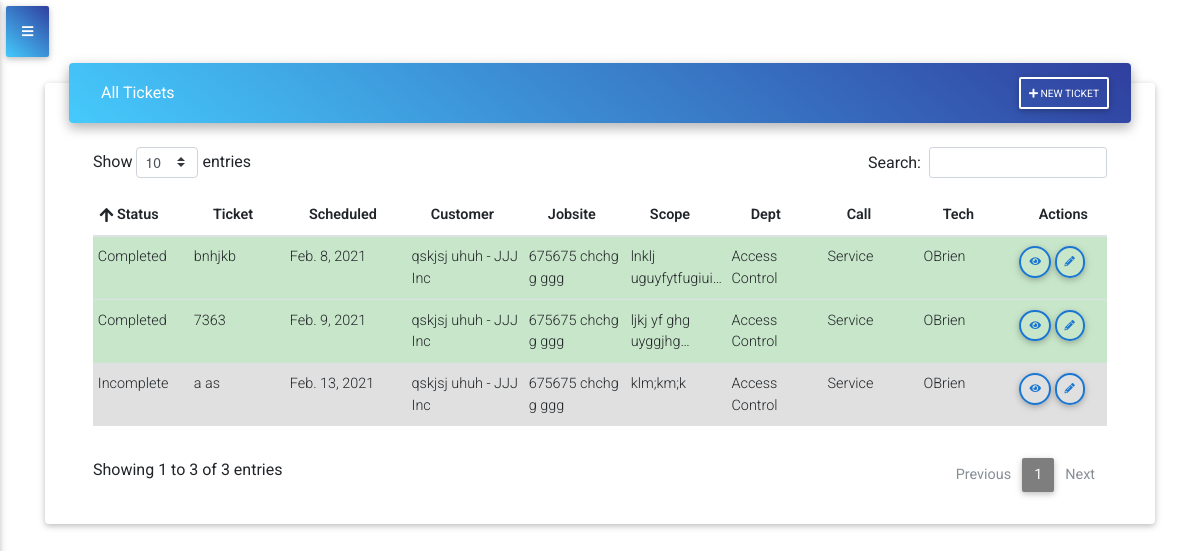
Before: /tickets/ (signed in) with the older database file.
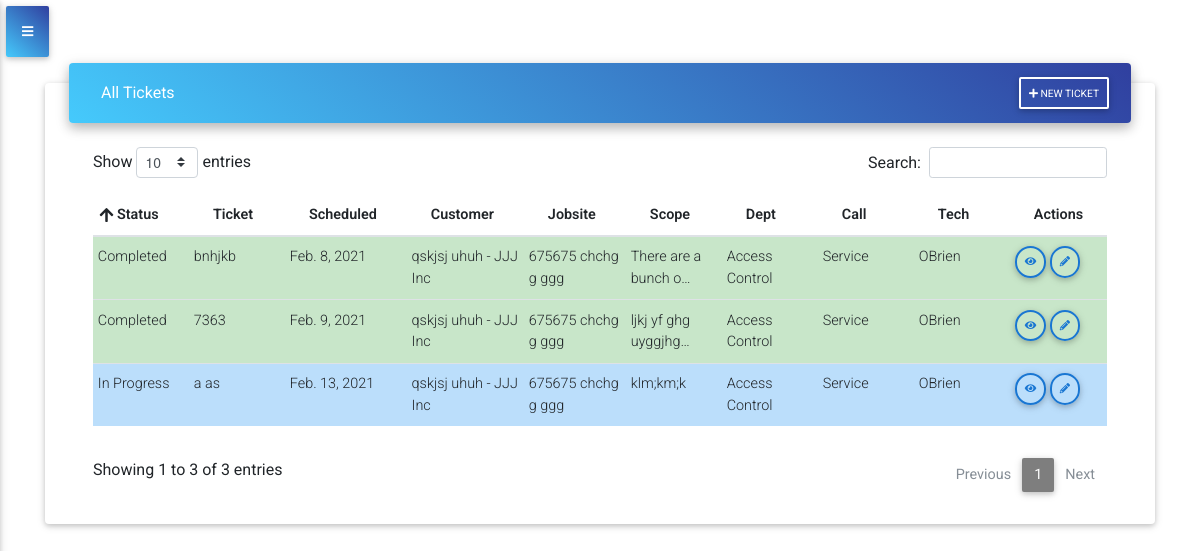
After: the same page with the newer database file.
### ticket/models.py (models this page shows, shortened)
class Ticket(models.Model):
    ticket_number = models.CharField(primary_key=True, max_length=10)
    t_customer = models.ForeignKey(Customer,null=True, on_delete=models.SET_NULL)
    t_jobsite = models.ForeignKey(Jobsite, null=True, on_delete=models.SET_NULL)
    stop = models.CharField(choices=STOP, max_length=254, default='1st')
    assigned = models.ManyToManyField(AccountUser, blank=True)
    department = models.ForeignKey(ServiceProvided,null=True, on_delete=models.SET_NULL)
    t_type = models.ForeignKey(TicketType,null=True, on_delete=models.SET_NULL)
    scope = models.TextField()
    repair_notes = models.TextField(blank=True)
    additional_work = models.TextField(blank=True)
    schedule = models.DateField(default=datetime.date.today)
    start_job = models.BooleanField(default=False)
    completed = models.BooleanField(default=False)
    created_at = models.DateTimeField(auto_now_add=True)
    updated_at = models.DateTimeField(auto_now=True)
    start_time = models.DateTimeField(blank=True,null=True)
    end_time = models.DateTimeField(blank=True,null=True)
    account = models.ForeignKey(AccountCompany, on_delete=models.CASCADE)

class ServiceProvided(models.Model):
    name = models.CharField(max_length=100)
    account = models.ForeignKey(AccountCompany, on_delete=models.CASCADE)
    def __str__(self):
        return self.name

class TicketType(models.Model):
    name = models.CharField(max_length=100)
    account = models.ForeignKey(AccountCompany, on_delete=models.CASCADE)
    def __str__(self):
        return self.name

### customer/models.py (models this page shows, shortened)
class Customer(models.Model):
    fname = models.CharField(max_length=50)
    lname = models.CharField(max_length=50)
    email = models.EmailField()
    phone_number = PhoneField()
    company = models.ForeignKey(Company,null=True, on_delete=models.SET_NULL)
    note = models.TextField()
    account = models.ForeignKey(AccountCompany, on_delete=models.CASCADE)
    def __str__(self):
        return self.fname + ' ' + self.lname + ' - ' + str(self.company)

class Company(models.Model):
    name = models.CharField(max_length=100)
    address1 = models.CharField(max_length=100)
    address2 = models.CharField(max_length=100, blank=True)
    city = models.CharField(max_length=100)
    state = models.CharField(max_length=2)
    zip_code = models.PositiveIntegerField()
    account = models.ForeignKey(AccountCompany, on_delete=models.CASCADE)
    def __str__(self):
        return self.name

class Jobsite(models.Model):
    address1 = models.CharField(max_length=100)
    address2 = models.CharField(max_length=100, blank=True)
    city = models.CharField(max_length=100)
    state = models.CharField(max_length=2)
    zip_code = models.PositiveIntegerField()
    contact_name = models.CharField(max_length=100)
    contact_phone = PhoneField()
    account = models.ForeignKey(AccountCompany, on_delete=models.CASCADE)
    def __str__(self):
        return self.address1 +' '+ self.address2 +' '+ self.city

### ticket/views.py (the view)
# urls.py: path('tickets/', views.TicketListView.as_view(), name='all_tickets'),
class TicketListView(LoginRequiredMixin,ListView):
    model = Ticket
    context_object_name = 'ticket'
    def get_context_data(self, **kwargs):
        context = super().get_context_data(**kwargs)
        context['tech_ticket'] = tech_tickets(self.request)
        context['ticket_count'] = ticket_count(self.request)
        context['tech_ticket_count'] = tech_ticket_count(self.request)
        context['todays_tickets'] = todays_tickets(self.request)
        context['tech_todays_tickets'] = tech_todays_tickets(self.request)
        context['todays_tickets_count'] = todays_tickets_count(self.request)
        context['in_progress_count'] = in_progress_count(self.request)
        context['completed_today_tickets_count'] = completed_today_tickets_count(self.request)
        context['tech_todays_tickets_count'] = tech_todays_tickets_count(self.request)
        context['tech_completed_today_tickets_count'] = tech_completed_today_tickets_count(self.request)
        context['ticket'] = ticket(self.request)
        return context

### accounts/models.py (called while the page is built)
    def __str__(self):
        return self.company_name

    def __str__(self):
        return str(self.user.username)

### service_ticket_app/utils.py (called while the page is built)
def ticket_count(request):
    count = Ticket.objects.filter(account=request.user.accountuser.account).count()
    return count

def todays_tickets_count(request):
    todays_tickets_count = Ticket.objects.filter(account=request.user.accountuser.account, schedule=datetime.date.today()).count()
    return todays_tickets_count

def todays_tickets(request):
    todays_tickets = Ticket.objects.filter(account=request.user.accountuser.account, schedule=datetime.date.today())
    return todays_tickets

def in_progress_count(request):
    in_progress_count = Ticket.objects.filter(account=request.user.accountuser.account, schedule=datetime.date.today(),start_job=True,completed=False).count()
    return in_progress_count

def completed_today_tickets_count(request):
    completed_today_tickets_count = Ticket.objects.filter(account=request.user.accountuser.account, schedule=datetime.date.today(), start_job=True, completed=True).count()
    return completed_today_tickets_count

### ticket/templates/ticket/ticket_list.html (shortened to what this page needs)
{% extends 'base.html' %}
{% block content %}
<div class="card card-cascade narrower">
    <div class="view view-cascade gradient-card-header blue-gradient narrower py-2 mx-4 mb-3 d-flex justify-content-between align-items-center">
         <div>
            <div class="white-text mx-3">All Tickets</div>
        </div>
        <div class='justify-content-start'>
            <a href="{% url 'ticket_app:new_ticket' %}" type="button" class="btn btn-outline-white btn-sm px-2">
                <i class="fas fa-plus mt-0"></i> New Ticket
            </a>
        </div>
    </div>
    <div class="px-5">
        <div class="table-wrapper">
            <table id="ticket_list" class="table table-hover table-sm table-responsive" width="100%">
                <thead>
                    <tr>
                        <th class="th-sm">Status
                        </th>
                        <th class="th-sm">Ticket
                        </th>
                        <th class="th-sm">Scheduled
                        </th>
                        <th class="th-sm">Customer
                        </th>
                        <th class="th-sm">Jobsite
                        </th>
                        <th class="th-sm">Scope
                        </th>
                        <th class="th-sm">Dept
                        </th>
                        <th class="th-sm">Call
                        </th>
                        <th class="th-sm">Tech
                        </th>
                        <th class="th-sm">Actions
                        </th>
                    </tr>
                </thead>
                <tbody>
                {% if user.accountuser.role == 'Admin' %}
                    {% for t in ticket %}
                    {% if t.completed == True %}
                        <tr class="green lighten-4">
                            <td>Completed</td>
                    {% elif t.start_job == True and t.completed == False %}
                        <tr class="blue lighten-4">
                            <td>In Progress</td>
                    {% else %}
                        <tr class="grey lighten-2">
                            <td>Incomplete</td>
                    {% endif %}
                            <td>{{ t.ticket_number }}</td>
                            <td> {{ t.schedule }} </td>
                            <td>{{ t.t_customer}}</td>
                            <td>{{ t.t_jobsite }}</td>
                            <td>{{ t.scope|truncatechars:20 }}</td>
                            <td>{{ t.department }}</td>
                            <td>{{ t.t_type }}</td>
                            <td>
                                {% for t in t.assigned.all %}
                                    {{ t }}
                                {% endfor %}
                            </td>
                            <td>
                                <a href="{% url 'ticket_app:ticket_detail' pk=t.ticket_number %}" type="button" class="btn btn-outline-blue btn-rounded btn-sm px-2">
                                    <i class="fas fa-eye lt mt-0"></i>
                                </a>
                                <a href="{% url 'ticket_app:ticket_update' pk=t.ticket_number %}" type="button" class="btn btn-outline-blue btn-rounded btn-sm px-2">
                                    <i class="fas fa-pencil-alt lt mt-0"></i>
                                </a>
                            </td>
                        </tr>
                    {% endfor %}
                {% endif %}
                </tbody>
            </table>
        </div>
    </div>
</div>
{% endblock %}

Changed rows visible on the page:
changed Ticket "bnhjkb": scope "lnklj uguyfytfugiui…" → "There are a bunch o…"
changed Ticket "a as": start_job "Incomplete" → "In Progress"
